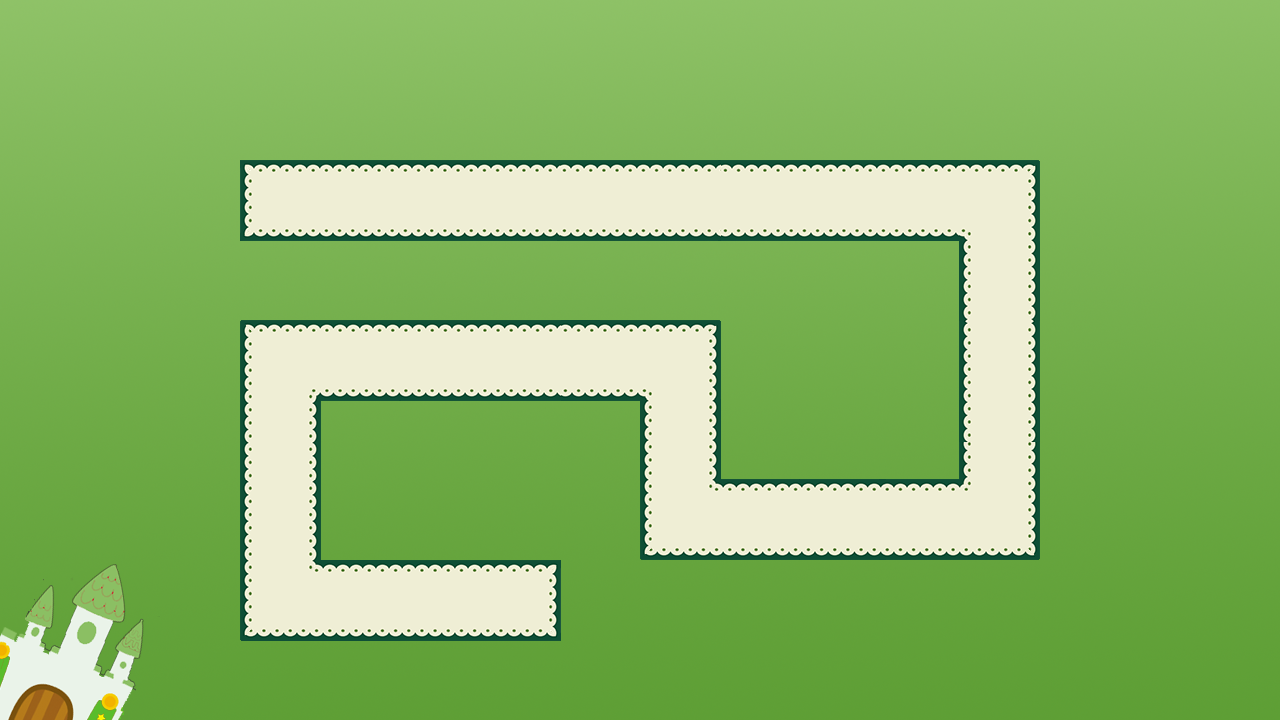

Below is a game level as drawn by its tile map, then a one-line description and the .tmx that defines it (tile-layer data replaced by summaries):
An orthogonal 16x9 tile map with 80x80 px tiles, 1 tile layer (map) and 44 objects (enemy, baby, assistant).

<map version="1.0" orientation="orthogonal" width="16" height="9" tilewidth="80" tileheight="80">
 <tileset firstgid="1" name="1" tilewidth="80" tileheight="80">
  <image source="1.png" width="1280" height="720" />
 </tileset>
 <layer name="map" width="16" height="9">
  <data>[144 cells, 144 non-empty, 144 distinct tile ids]</data>
 </layer>
 <objectgroup name="road" width="16" height="9" visible="0">
  <object x="240" y="160" width="760" height="80">
   <properties>
    <property name="direction" value="right" />
   </properties>
  </object>
  <object x="960" y="160" width="76" height="360">
   <properties>
    <property name="direction" value="down" />
   </properties>
  </object>
  <object x="680" y="480" width="358" height="78">
   <properties>
    <property name="direction" value="left" />
   </properties>
  </object>
  <object x="642" y="358" width="78" height="200">
   <properties>
    <property name="direction" value="up" />
   </properties>
  </object>
  <object x="282" y="320" width="438" height="78">
   <properties>
    <property name="direction" value="left" />
   </properties>
  </object>
  <object x="240" y="320" width="78" height="280">
   <properties>
    <property name="direction" value="down" />
   </properties>
  </object>
  <object x="240" y="560" width="320" height="80">
   <properties>
    <property name="direction" value="right" />
   </properties>
  </object>
 </objectgroup>
 <objectgroup name="people" width="16" height="9" visible="0">
  <object name="enemy" x="240" y="160" width="80" height="80" />
  <object name="baby" x="560" y="560" width="80" height="80" />
  <object name="assistant" x="520" y="588" width="26" height="26" />
 </objectgroup>
 <objectgroup name="barrier" width="16" height="9" visible="0">
  <object x="240" y="160" width="800" />
  <object x="1040" y="160" height="400" />
  <object x="640" y="560" width="400" />
  <object x="240" y="160" height="80" />
  <object x="240" y="240" width="720" />
  <object x="960" y="240" height="240" />
  <object x="720" y="480" width="240" />
  <object x="720" y="320" height="160" />
  <object x="240" y="320" width="480" />
  <object x="240" y="320" height="320" />
  <object x="240" y="640" width="400" />
  <object x="320" y="400" height="160" />
  <object x="320" y="400" width="320" />
  <object x="640" y="400" height="160" />
  <object x="320" y="560" width="320" />
 </objectgroup>
 <objectgroup name="tower" width="16" height="9">
  <object x="240" y="240" width="80" height="80">
   <properties>
    <property name="type" value="0,2" />
   </properties>
  </object>
  <object x="560" y="240" width="80" height="80">
   <properties>
    <property name="type" value="0,2" />
   </properties>
  </object>
  <object x="880" y="240" width="80" height="80">
   <properties>
    <property name="type" value="0,2" />
   </properties>
  </object>
  <object x="1040" y="320" width="80" height="80">
   <properties>
    <property name="type" value="0,2" />
   </properties>
  </object>
  <object x="320" y="400" width="80" height="80">
   <properties>
    <property name="type" value="0,2" />
   </properties>
  </object>
  <object x="880" y="400" width="80" height="80">
   <properties>
    <property name="type" value="0,2" />
   </properties>
  </object>
  <object x="480" y="240" width="80" height="80">
   <properties>
    <property name="type" value="0,2" />
   </properties>
  </object>
  <object x="640" y="240" width="80" height="80">
   <properties>
    <property name="type" value="0,2" />
   </properties>
  </object>
  <object x="800" y="240" width="80" height="80">
   <properties>
    <property name="type" value="0,2" />
   </properties>
  </object>
  <object x="1040" y="240" width="80" height="80">
   <properties>
    <property name="type" value="0,2" />
   </properties>
  </object>
  <object x="1040" y="400" width="80" height="80">
   <properties>
    <property name="type" value="0,2" />
   </properties>
  </object>
  <object x="560" y="400" width="80" height="80">
   <properties>
    <property name="type" value="0,2" />
   </properties>
  </object>
  <object x="480" y="400" width="80" height="80">
   <properties>
    <property name="type" value="0,2" />
   </properties>
  </object>
  <object x="400" y="400" width="80" height="80">
   <properties>
    <property name="type" value="0,2" />
   </properties>
  </object>
  <object x="720" y="240" width="80" height="80">
   <properties>
    <property name="type" value="0,2" />
   </properties>
  </object>
  <object x="160" y="320" width="80" height="80">
   <properties>
    <property name="type" value="0,2" />
   </properties>
  </object>
  <object x="160" y="400" width="80" height="80">
   <properties>
    <property name="type" value="0,2" />
   </properties>
  </object>
  <object x="160" y="480" width="80" height="80">
   <properties>
    <property name="type" value="0,2" />
   </properties>
  </object>
  <object x="160" y="560" width="80" height="80">
   <properties>
    <property name="type" value="0,2" />
   </properties>
  </object>
 </objectgroup>
</map>
